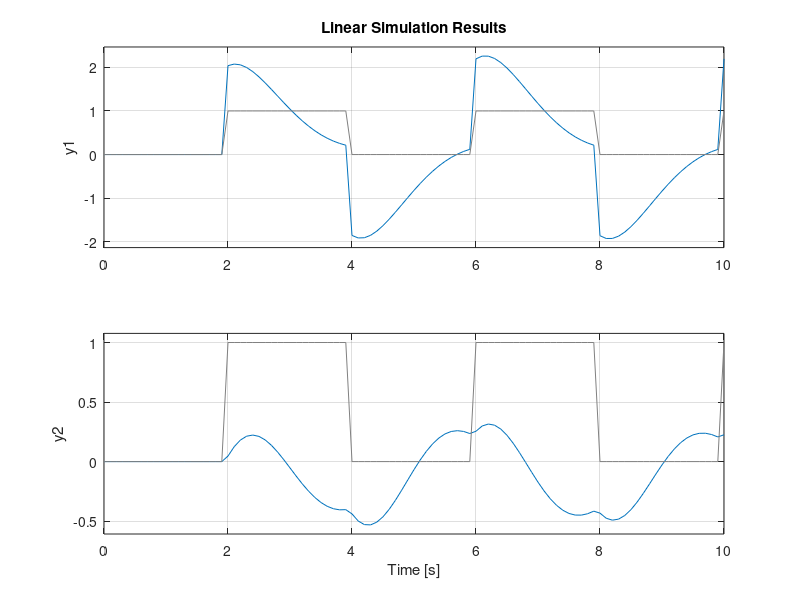
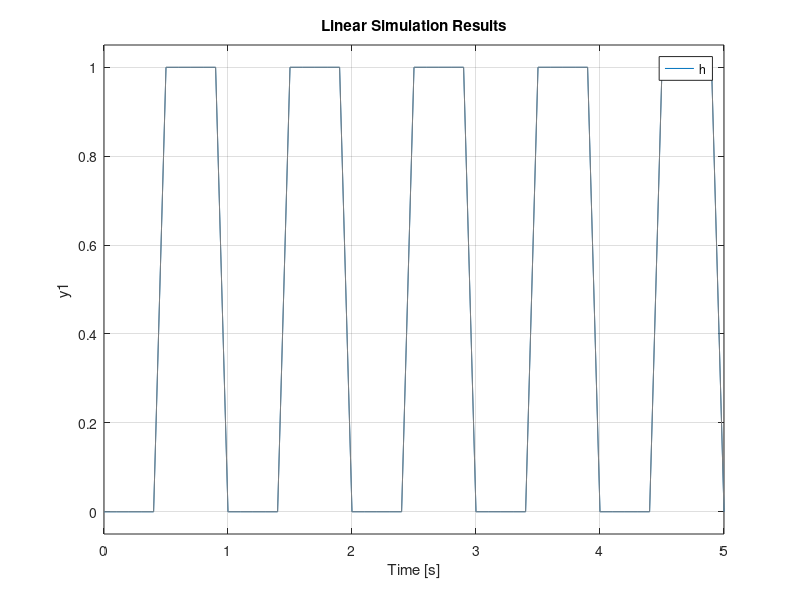
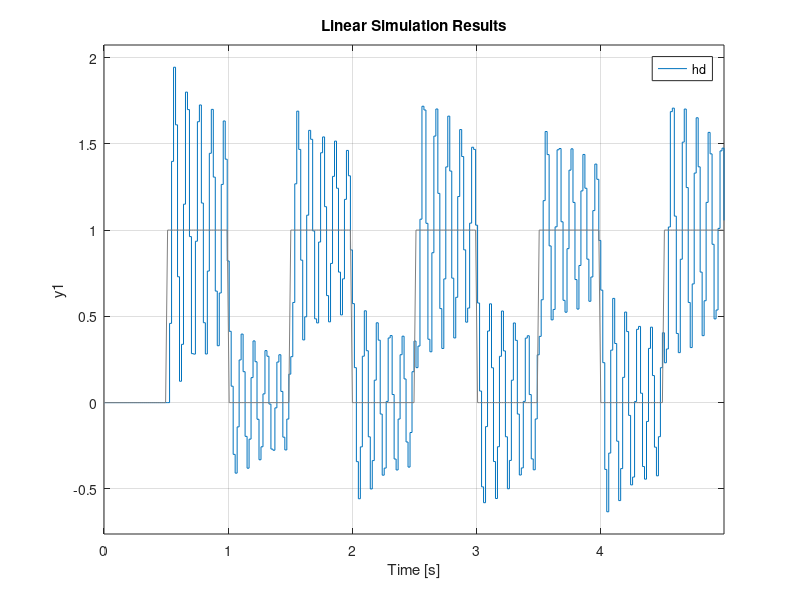

MATLAB code for these plots, in order:
## Examples from <http://ch.mathworks.com/help/control/ref/lsim.html>

figure (1)
H = [tf([2 5 1],[1 2 3]);tf([1 -1],[1 1 5])];
[u,t] = gensig('square',4,10,0.1);
lsim(H,u,t)


figure (2)
w2 = 62.83^2;
h = tf(w2,[1 2 w2]);
t = 0:0.1:5;                % vector of time samples
u = (rem(t,1) >= 0.5);        % square wave values
u = double (u);             # FIXME
lsim(h,u,t)


figure (3)
dt = 0.016;
ts = 0:dt:5;
us = (rem(ts,1) >= 0.5);
us = double (us);           # FIXME
hd = c2d(h,dt);
lsim(hd,us,ts)

